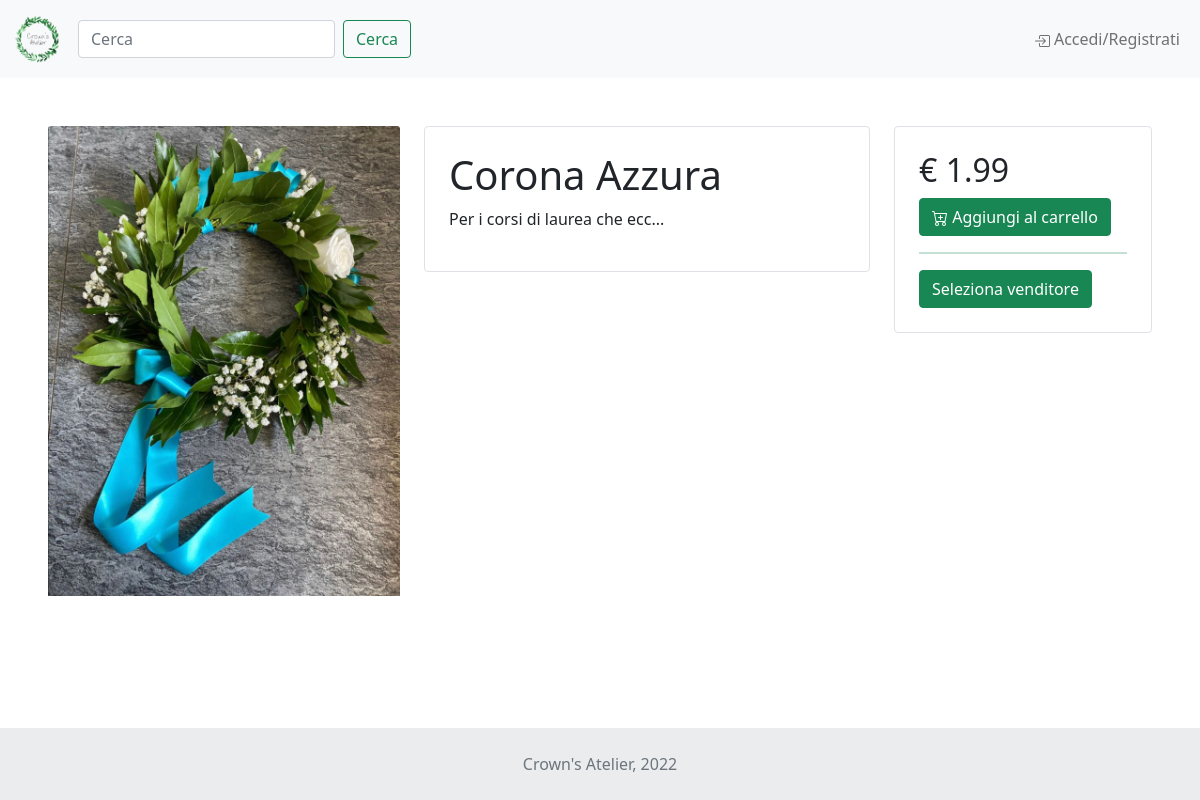
/product.php?id=1&seller=1, run on the app's committed database.
### tables this page shows
CREATE TABLE `prodotti_forniti` (
  `idFornitore` int NOT NULL,
  `idProdotto` int NOT NULL,
  `prezzo` float NOT NULL,
  `qntFornita` int NOT NULL,
  PRIMARY KEY (`idFornitore`,`idProdotto`),
  KEY `fk_prodotti_forniti_email_idx` (`idFornitore`),
  KEY `fk_prodotti_forniti_idProdotto_idx` (`idProdotto`),
  CONSTRAINT `fk_prodotti_forniti_email` FOREIGN KEY (`idFornitore`) REFERENCES `fornitori` (`idFornitore`),
  CONSTRAINT `fk_prodotti_forniti_idProdotto` FOREIGN KEY (`idProdotto`) REFERENCES `prodotti` (`idProdotto`)
);

CREATE TABLE `prodotti` (
  `idProdotto` int NOT NULL AUTO_INCREMENT,
  `nome` varchar(512) NOT NULL,
  `descrizione` varchar(512) NOT NULL,
  `imgURL` varchar(150) NOT NULL,
  `categoria` int NOT NULL,
  PRIMARY KEY (`idProdotto`),
  KEY `fk_prodotti_categoria_idx` (`categoria`),
  CONSTRAINT `fk_prodotti_categoria` FOREIGN KEY (`categoria`) REFERENCES `categorie` (`idCategoria`)
);

### product.php (called while the page is built, shortened)
<?php
require_once 'start.php';
$templateParams["titolo"] = "Crown's Atelier - Prodotto";
if(isUserLoggedIn()){
    $templateParams["nav"] = "navbar.php";
} else {
    $templateParams["nav"] = "navbar-login.php";
}$templateParams["nome"] = "product-view.php";
if(isset($_GET['id']) && isset($_GET['seller'])){
    $prodotto = $dbh-> getProductData($_GET['id'], $_GET['seller']);
    $templateParams['imgURL'] = $prodotto[0]['imgURL'];
    $templateParams['nomeProdotto'] = $prodotto[0]['nome'];
    $templateParams['descrizione'] = $prodotto[0]['descrizione'];
    $templateParams['prezzo'] = $prodotto[0]['prezzo'];
    $templateParams["venditori"] = $dbh-> getSellerByProductId($_GET['id']);
}
require 'template/base.php';
?>

### db/database.php (called while the page is built, shortened)
<?php
class DatabaseHelper{
    private $db;
    public function __construct($servername, $username, $password, $dbname, $port){
        $this->db = new mysqli($servername, $username, $password, $dbname, $port);
    }
    public function getProductData($id, $seller){
        $query = "SELECT *
        FROM prodotti, prodotti_forniti
        WHERE prodotti.idProdotto = prodotti_forniti.idProdotto
        AND prodotti_forniti.idProdotto = ?
        AND prodotti_forniti.idFornitore = ?";
        $stmt = $this->db->prepare($query);
        $stmt->bind_param('ii',$id, $seller);
        $stmt->execute();
        $result = $stmt->get_result();
        return $result->fetch_all(MYSQLI_ASSOC);
    }
    public function getSellerByProductId($id){
        $query = "SELECT *
        FROM fornitori, prodotti_forniti
        WHERE fornitori.idFornitore = prodotti_forniti.idFornitore
        AND prodotti_forniti.idProdotto = ?
        ORDER BY prodotti_forniti.prezzo";
        $stmt = $this->db->prepare($query);
        $stmt->bind_param('i',$id);
        $stmt->execute();
        $result = $stmt->get_result();
        return $result->fetch_all(MYSQLI_ASSOC);
    }
}
?>

### start.php (called while the page is built, shortened)
<?php
require_once("db/database.php");
$dbh = new DatabaseHelper("127.0.0.1", "root", "root", "my_crownsatelier", 3306);
?>

### template/product-view.php (the view, shortened to what this page needs)
<main>
<div class="m-5">
    <div class="row">
        <div class="col-12 col-md-4">
            <img src="./resources/img/products/<?php echo $templateParams['imgURL']?>" class="card-img-top" alt=""/>
        </div>
        <div class="col-12 col-md-5 mt-3 mt-md-0">
            <div class="border rounded p-4">
                <h1><?php echo $templateParams['nomeProdotto']?></h1>
                <p><?php echo $templateParams['descrizione']?></p>
            </div>
        </div>
        <div class="col-12 col-md-3 mt-3 mt-md-0">
            <div class="border rounded p-4">
                <h2>€ <?php echo $templateParams['prezzo']?> </h2>
                <button class="btn btn-success btn-labeled" type="button">
                    <span class="btn-label">
                    </span>
                    Aggiungi al carrello
                </button>
                <hr class="bg-success border-2 border-top border-success"/>
                <button class="btn btn-success" type="button" data-bs-toggle="offcanvas" data-bs-target="#offcanvasExample">Seleziona venditore</button>
            </div>
        </div>
    </div>
</div>
</main>

### data on the page
prodotti_forniti: idProdotto.imgURL (picture), idProdotto.nome "Corona Azzura", idProdotto.descrizione "Per i corsi di laurea che ecc...", prezzo "1.99"
